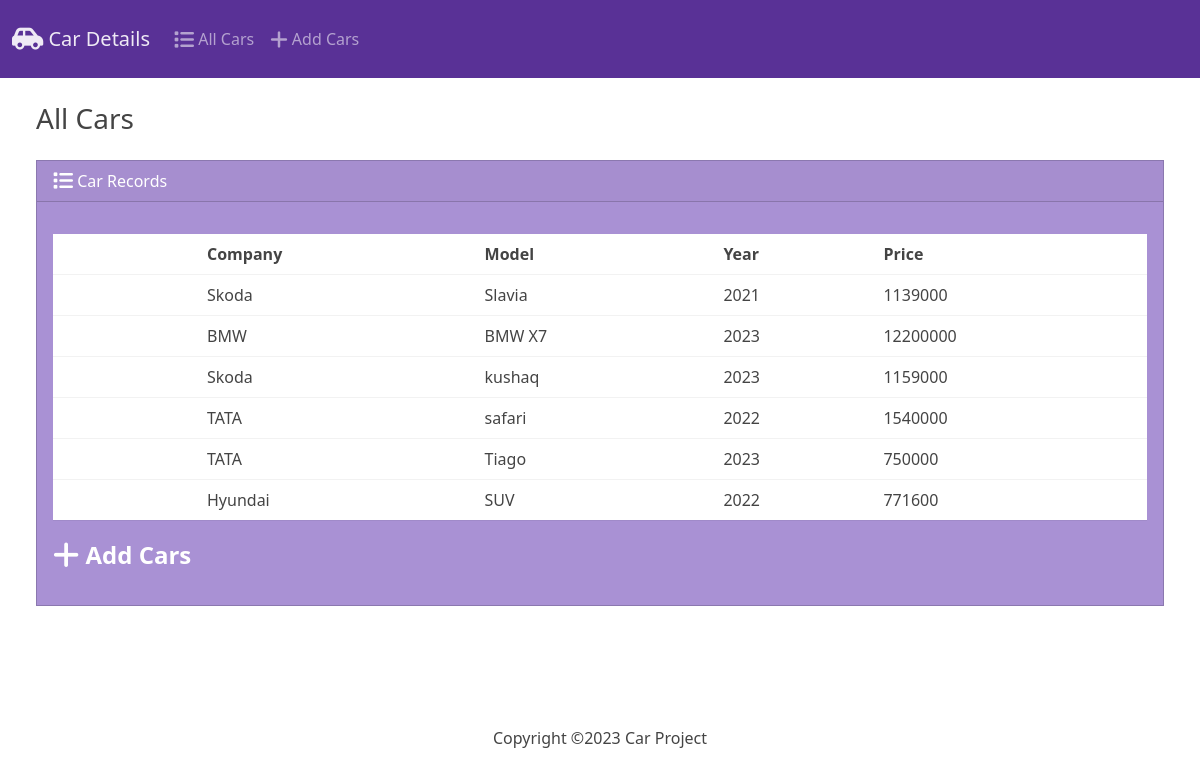
The page / on the database its author committed.
### myapp/models.py (models this page shows, shortened)
class Car(models.Model):
    Company = models.CharField(max_length=100)
    model = models.CharField(max_length=100)
    year = models.IntegerField()
    Price = models.IntegerField()

### myapp/views.py (the view)
# urls.py: path('',views.index,name='index'),
def index(request):
    return render(request,"myapp/index.html",{
        'myapp':Car.objects.all()
    })

### templates/myapp/index.html (shortened to what this page needs)
{% extends "myapp/base.html" %}
{% block body %}
<h3 class="m-4" >All Cars</h3>
        <div class="row">
            <div class="col-12">
                {% if myapp %}
                <div class="card text-white bg-secondary ms-4 me-4 mb-4">
                    <div class="card-header"><i class="fa-solid fa-list fa-lg"></i>  Car Records</div>
                    <div class="card-body">
                      <p class="card-text">
                        <div class="table-responsive">
                            <table class="table table-hover">
                                <thead>
                                  <tr>
                                    <th></th>
                                    <th></th>
                                    <th></th>
                                    <th scope="col">Company</th>
                                    <th scope="col">Model</th>
                                    <th scope="col">Year</th>
                                    <th scope="col">Price</th>
                                  </tr>
                                </thead>
                                <tbody>
                                  {% for car in myapp %}
                                  <tr>
                                    <th></th>
                                    <th></th>
                                    <th></th>
                                    <td>{{ car.Company}}</td>
                                    <td> {{car.model}}</td>
                                    <td> {{car.year}}</td>
                                    <td> {{car.Price}}</td>
                                  </tr>
                                  {%  endfor %}
                                </tbody>
                              </table>
                              <a class="nav-link" href="{% url 'add' %}" style="font-size: x-large; font-weight: bold;"><i class="fa-solid fa-plus fa-lg"></i>  Add Cars</a>
                        </div>
                      </p>
                    </div>
            </div>
                {% else %}
                    <h5 class="alert alert-primary ms-4 me-4">No Car Records</h5>
                {% endif %}
        </div>
{% endblock %}

### templates/myapp/base.html (shortened to what this page needs)
{% load static %}
<!DOCTYPE html>
<html lang="en">
<head>
    <link rel="stylesheet" href="https://cdnjs.cloudflare.com/ajax/libs/font-awesome/6.4.0/css/all.min.css" />
    <link href ="{% static 'css/bootstrap.min.css' %}" rel="stylesheet">
</head>
<body class="d-flex flex-column min-vh-100">
    <nav class="navbar navbar-expand-lg bg-primary" data-bs-theme="dark">
        <div class="container-fluid">
          <a class="navbar-brand" href="{% url 'index' %}"><i class="fa-sharp fa-solid fa-car-side fa-lg"></i>  Car Details</a>
          <div class="collapse navbar-collapse" id="navbarColor01">
            <ul class="navbar-nav me-auto">
              <li class="nav-item">
                <a class="nav-link" href="{% url 'index' %}"><i class="fa-solid fa-list fa-lg"></i>  All Cars</a>
              </li>
              <li class="nav-item">
                <a class="nav-link" href="{% url 'add' %}"><i class="fa-solid fa-plus fa-lg"></i>  Add Cars</a>
              </li>
            </ul>
          </div>
        </div>
      </nav>
    <div class="container-fluid">
        {% block body %}
        {% endblock %}
    </div>
    <footer class="mt-auto mb-6">
        <div class="text-center">
            <span>
                <br><br><br><br>
                Copyright &copy;<script>document.write(new Date().getFullYear())</script> Car Project
            </span>
        </div>
    </footer>
</body>
</html>

### rows shown on the page
Car: Company "Skoda", model "Slavia", year "2021", Price "1139000"
Car: Company "BMW", model "BMW X7", year "2023", Price "12200000"
Car: Company "Skoda", model "kushaq", year "2023", Price "1159000"
Car: Company "TATA", model "safari", year "2022", Price "1540000"
Car: Company "TATA", model "Tiago", year "2023", Price "750000"
Car: Company "Hyundai", model "SUV", year "2022", Price "771600"
